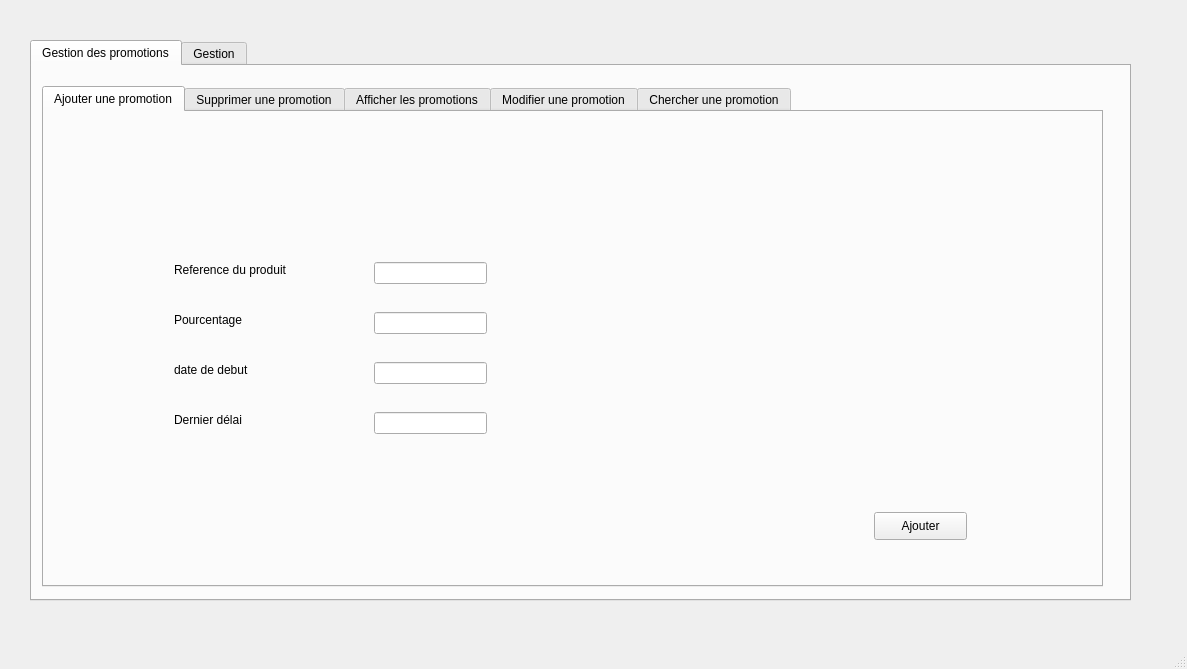
<?xml version="1.0" encoding="UTF-8"?>
<ui version="4.0">
 <class>MainWindow</class>
 <widget class="QMainWindow" name="MainWindow">
  <property name="geometry">
   <rect>
    <x>0</x>
    <y>0</y>
    <width>1187</width>
    <height>669</height>
   </rect>
  </property>
  <property name="windowTitle">
   <string>MainWindow</string>
  </property>
  <widget class="QWidget" name="centralwidget">
   <widget class="QTabWidget" name="Tableau">
    <property name="geometry">
     <rect>
      <x>30</x>
      <y>40</y>
      <width>1101</width>
      <height>561</height>
     </rect>
    </property>
    <property name="currentIndex">
     <number>0</number>
    </property>
    <widget class="QWidget" name="tab_4">
     <attribute name="title">
      <string>Gestion des promotions</string>
     </attribute>
     <widget class="QTabWidget" name="tabWidget_3">
      <property name="geometry">
       <rect>
        <x>10</x>
        <y>20</y>
        <width>1061</width>
        <height>501</height>
       </rect>
      </property>
      <property name="currentIndex">
       <number>0</number>
      </property>
      <widget class="QWidget" name="tab_5">
       <attribute name="title">
        <string>Ajouter une promotion</string>
       </attribute>
       <widget class="QLineEdit" name="lineEdit_reference">
        <property name="geometry">
         <rect>
          <x>330</x>
          <y>150</y>
          <width>113</width>
          <height>22</height>
         </rect>
        </property>
       </widget>
       <widget class="QLineEdit" name="lineEdit_pourcentage">
        <property name="geometry">
         <rect>
          <x>330</x>
          <y>200</y>
          <width>113</width>
          <height>22</height>
         </rect>
        </property>
       </widget>
       <widget class="QLabel" name="label_7">
        <property name="geometry">
         <rect>
          <x>130</x>
          <y>150</y>
          <width>131</width>
          <height>16</height>
         </rect>
        </property>
        <property name="text">
         <string>Reference du produit</string>
        </property>
       </widget>
       <widget class="QLabel" name="label_9">
        <property name="geometry">
         <rect>
          <x>130</x>
          <y>200</y>
          <width>101</width>
          <height>16</height>
         </rect>
        </property>
        <property name="text">
         <string>Pourcentage</string>
        </property>
       </widget>
       <widget class="QLabel" name="label_10">
        <property name="geometry">
         <rect>
          <x>130</x>
          <y>250</y>
          <width>121</width>
          <height>16</height>
         </rect>
        </property>
        <property name="text">
         <string>date de debut</string>
        </property>
       </widget>
       <widget class="QLabel" name="label_11">
        <property name="geometry">
         <rect>
          <x>130</x>
          <y>300</y>
          <width>131</width>
          <height>16</height>
         </rect>
        </property>
        <property name="text">
         <string>Dernier délai </string>
        </property>
       </widget>
       <widget class="QPushButton" name="Ajouter_Button">
        <property name="geometry">
         <rect>
          <x>830</x>
          <y>400</y>
          <width>93</width>
          <height>28</height>
         </rect>
        </property>
        <property name="text">
         <string>Ajouter</string>
        </property>
       </widget>
       <widget class="QLineEdit" name="lineEdit_debut">
        <property name="geometry">
         <rect>
          <x>330</x>
          <y>250</y>
          <width>113</width>
          <height>22</height>
         </rect>
        </property>
       </widget>
       <widget class="QLineEdit" name="lineEdit_fin">
        <property name="geometry">
         <rect>
          <x>330</x>
          <y>300</y>
          <width>113</width>
          <height>22</height>
         </rect>
        </property>
       </widget>
      </widget>
      <widget class="QWidget" name="tab_6">
       <attribute name="title">
        <string>Supprimer une promotion</string>
       </attribute>
       <widget class="QLabel" name="label_12">
        <property name="geometry">
         <rect>
          <x>40</x>
          <y>80</y>
          <width>101</width>
          <height>16</height>
         </rect>
        </property>
        <property name="text">
         <string>La reference</string>
        </property>
       </widget>
       <widget class="QLineEdit" name="lineEdit_supp">
        <property name="geometry">
         <rect>
          <x>210</x>
          <y>80</y>
          <width>231</width>
          <height>22</height>
         </rect>
        </property>
       </widget>
       <widget class="QPushButton" name="Supp_Button">
        <property name="geometry">
         <rect>
          <x>720</x>
          <y>260</y>
          <width>93</width>
          <height>28</height>
         </rect>
        </property>
        <property name="text">
         <string>Valider</string>
        </property>
       </widget>
      </widget>
      <widget class="QWidget" name="tab_3">
       <attribute name="title">
        <string>Afficher les promotions</string>
       </attribute>
       <widget class="QTableView" name="tabpromotions">
        <property name="geometry">
         <rect>
          <x>90</x>
          <y>40</y>
          <width>691</width>
          <height>321</height>
         </rect>
        </property>
       </widget>
      </widget>
      <widget class="QWidget" name="tab">
       <attribute name="title">
        <string>Modifier une promotion</string>
       </attribute>
       <widget class="QLineEdit" name="lineEdit_reference_2">
        <property name="geometry">
         <rect>
          <x>300</x>
          <y>80</y>
          <width>113</width>
          <height>22</height>
         </rect>
        </property>
       </widget>
       <widget class="QLabel" name="label_13">
        <property name="geometry">
         <rect>
          <x>100</x>
          <y>180</y>
          <width>121</width>
          <height>16</height>
         </rect>
        </property>
        <property name="text">
         <string>date de debut</string>
        </property>
       </widget>
       <widget class="QDateTimeEdit" name="dateTimeEdit_fin_2">
        <property name="geometry">
         <rect>
          <x>300</x>
          <y>230</y>
          <width>131</width>
          <height>22</height>
         </rect>
        </property>
       </widget>
       <widget class="QDialogButtonBox" name="buttonBox_5">
        <property name="geometry">
         <rect>
          <x>790</x>
          <y>360</y>
          <width>193</width>
          <height>28</height>
         </rect>
        </property>
        <property name="standardButtons">
         <set>QDialogButtonBox::Cancel|QDialogButtonBox::Ok</set>
        </property>
       </widget>
       <widget class="QLabel" name="label_14">
        <property name="geometry">
         <rect>
          <x>100</x>
          <y>230</y>
          <width>131</width>
          <height>16</height>
         </rect>
        </property>
        <property name="text">
         <string>Dernier délai </string>
        </property>
       </widget>
       <widget class="QLineEdit" name="lineEdit_pourcentage_2">
        <property name="geometry">
         <rect>
          <x>300</x>
          <y>130</y>
          <width>113</width>
          <height>22</height>
         </rect>
        </property>
       </widget>
       <widget class="QLabel" name="label_8">
        <property name="geometry">
         <rect>
          <x>100</x>
          <y>80</y>
          <width>131</width>
          <height>16</height>
         </rect>
        </property>
        <property name="text">
         <string>Reference du produit</string>
        </property>
       </widget>
       <widget class="QLabel" name="label_15">
        <property name="geometry">
         <rect>
          <x>100</x>
          <y>130</y>
          <width>101</width>
          <height>16</height>
         </rect>
        </property>
        <property name="text">
         <string>Pourcentage</string>
        </property>
       </widget>
       <widget class="QDateTimeEdit" name="dateTimeEdit_debut_2">
        <property name="geometry">
         <rect>
          <x>300</x>
          <y>180</y>
          <width>131</width>
          <height>22</height>
         </rect>
        </property>
       </widget>
      </widget>
      <widget class="QWidget" name="tab_2">
       <attribute name="title">
        <string>Chercher une promotion</string>
       </attribute>
       <widget class="QDialogButtonBox" name="buttonBox_6">
        <property name="geometry">
         <rect>
          <x>670</x>
          <y>280</y>
          <width>193</width>
          <height>28</height>
         </rect>
        </property>
        <property name="standardButtons">
         <set>QDialogButtonBox::Cancel|QDialogButtonBox::Ok</set>
        </property>
       </widget>
       <widget class="QLabel" name="label_16">
        <property name="geometry">
         <rect>
          <x>170</x>
          <y>130</y>
          <width>101</width>
          <height>16</height>
         </rect>
        </property>
        <property name="text">
         <string>La reference</string>
        </property>
       </widget>
       <widget class="QLineEdit" name="lineEdit_supp_2">
        <property name="geometry">
         <rect>
          <x>340</x>
          <y>130</y>
          <width>231</width>
          <height>22</height>
         </rect>
        </property>
       </widget>
      </widget>
     </widget>
    </widget>
    <widget class="QWidget" name="widget_2">
     <attribute name="title">
      <string>Gestion</string>
     </attribute>
    </widget>
   </widget>
  </widget>
  <widget class="QMenuBar" name="menubar">
   <property name="geometry">
    <rect>
     <x>0</x>
     <y>0</y>
     <width>1187</width>
     <height>26</height>
    </rect>
   </property>
  </widget>
  <widget class="QStatusBar" name="statusbar"/>
 </widget>
 <resources/>
 <connections/>
</ui>
